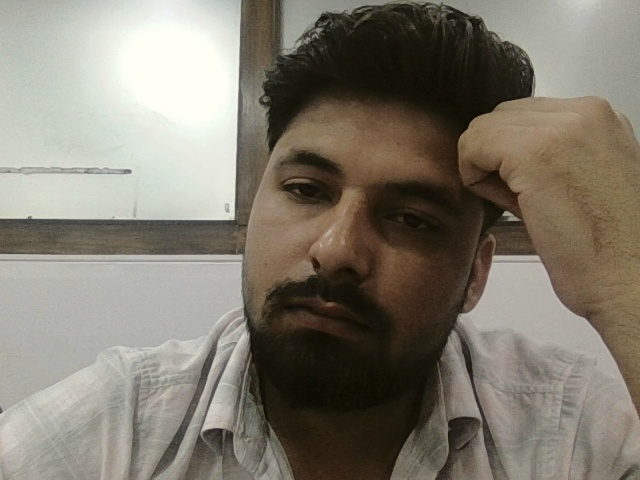
#> input picture evidence/photos/20260608_093947.jpg, 640 x 480 px; its folder holds only this picture in this run
$ python test_detector.py
#> lines starting #> are read from the running program, lines starting #| are printed output that depends on the picture
### face_detection/detector.py
import cv2


def detect_faces(image_path):

#> called with image_path = 'evidence/photos/20260608_093947.jpg'
    face_cascade = cv2.CascadeClassifier(
        cv2.data.haarcascades +
        "haarcascade_frontalface_default.xml"
    )

    image = cv2.imread(image_path)
#> image is the input picture: shape (480, 640, 3); mean B, G, R 110.6, 122.9, 128.7

    gray = cv2.cvtColor(
        image,
        cv2.COLOR_BGR2GRAY
    )
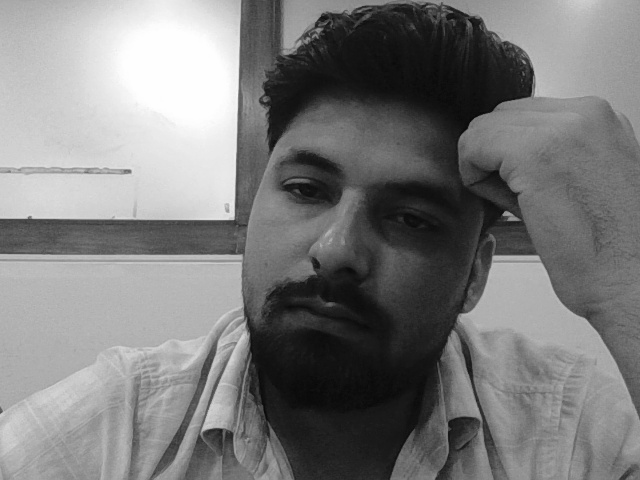
#> gray: shape (480, 640); min 7, max 254, mean 123.3

    faces = face_cascade.detectMultiScale(
        gray,
        scaleFactor=1.1,
        minNeighbors=5
    )
#> faces = [[208, 91, 284, 284]]

    return len(faces)

### face_detection/test_detector.py
from pathlib import Path
from face_detection.detector import detect_faces

photos = list(Path("evidence/photos").glob("*.jpg"))

latest_photo = max(
    photos,
    key=lambda p: p.stat().st_mtime
)

print("Latest Photo:", latest_photo)

count = detect_faces(str(latest_photo))
#> count = 1

print("Faces Found:", count)
#| Faces Found: 1

$ run again, on evidence/photos/20260608_104837.jpg
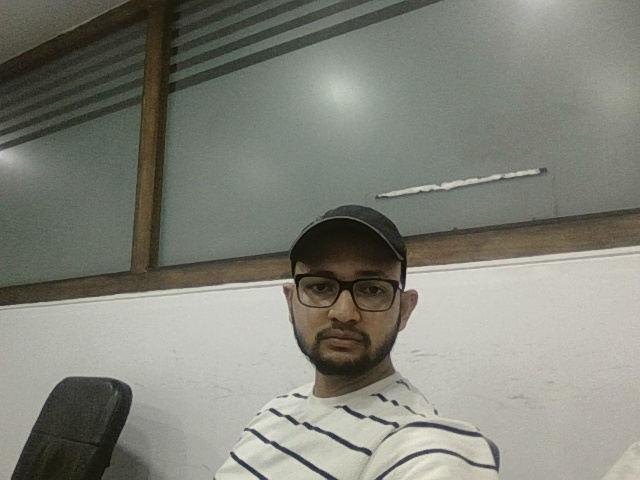
#> input picture evidence/photos/20260608_104837.jpg, 640 x 480 px
#> in detect_faces, image is the input picture: shape (480, 640, 3); mean B, G, R 121, 130.9, 129.7
#> in detect_faces, `gray = cv2.cvtColor( image, cv2.COLOR_BGR2GRAY )`:
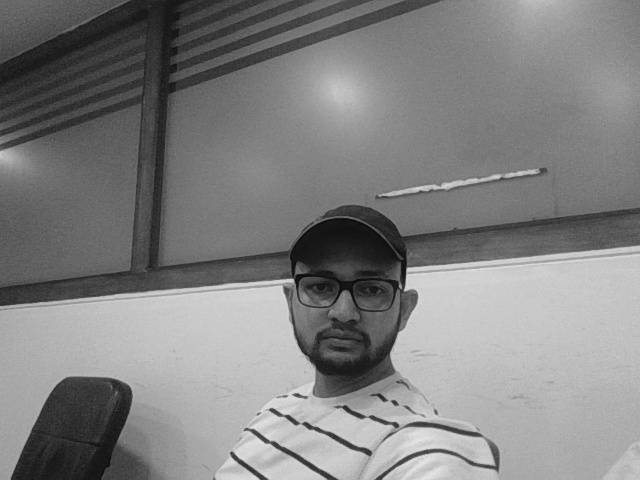
#> gray: shape (480, 640); min 6, max 234, mean 129.4
#> faces = [[283, 242, 126, 126]]
#> count = 1
#| Faces Found: 1

$ run again, on evidence/photos/20260608_105109.jpg
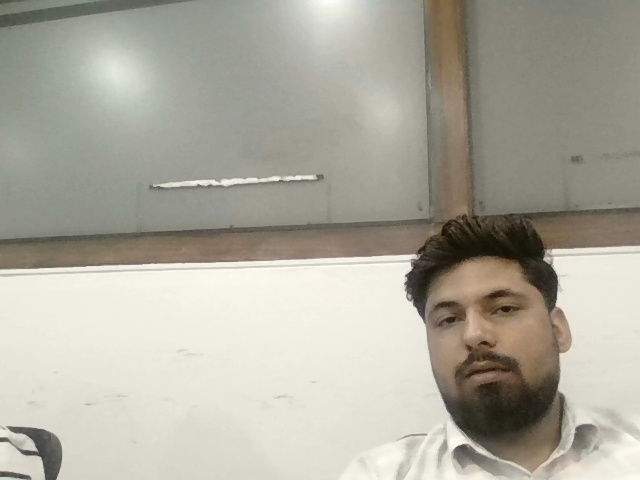
#> input picture evidence/photos/20260608_105109.jpg, 640 x 480 px
#> in detect_faces, image is the input picture: shape (480, 640, 3); mean B, G, R 158.6, 170.8, 173.8
#> in detect_faces, `gray = cv2.cvtColor( image, cv2.COLOR_BGR2GRAY )`:
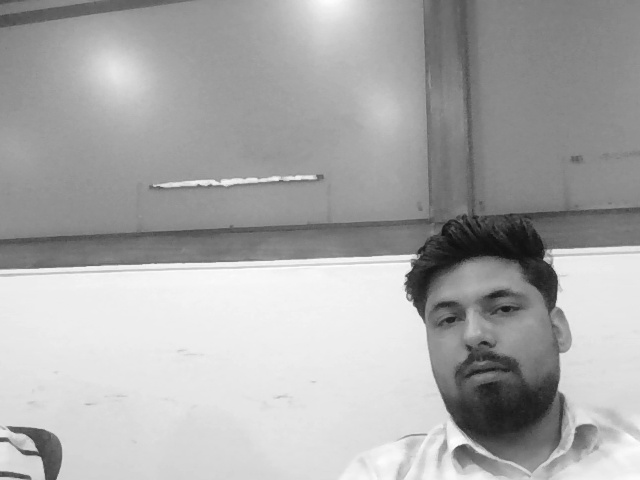
#> gray: shape (480, 640); min 15, max 254, mean 170.2
#> faces = [[403, 250, 153, 153]]
#> count = 1
#| Faces Found: 1

$ run again, on evidence/photos/20260608_144449.jpg
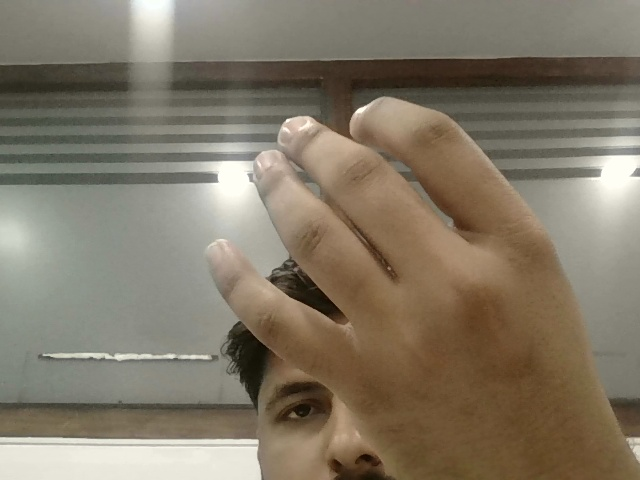
#> input picture evidence/photos/20260608_144449.jpg, 640 x 480 px
#> in detect_faces, image is the input picture: shape (480, 640, 3); mean B, G, R 103.2, 120.5, 130.5
#> in detect_faces, `gray = cv2.cvtColor( image, cv2.COLOR_BGR2GRAY )`:
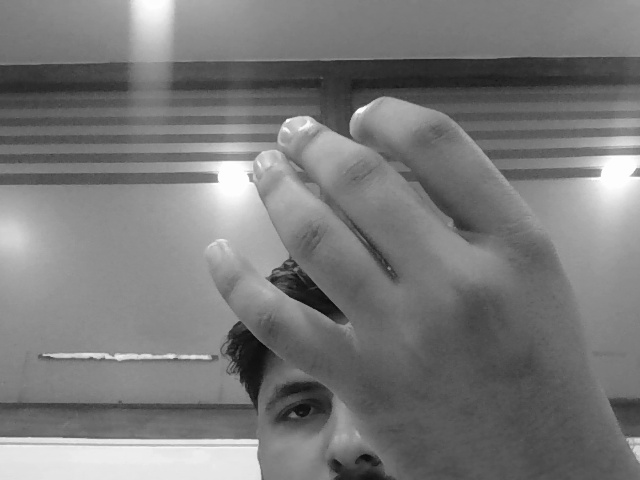
#> gray: shape (480, 640); min 5, max 255, mean 121.5
#> faces = ()
#> count = 0
#| Faces Found: 0

$ run again, on evidence/photos/20260608_094003.jpg
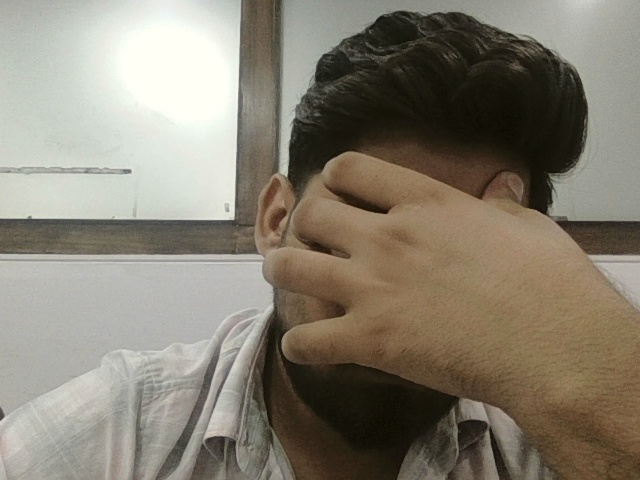
#> input picture evidence/photos/20260608_094003.jpg, 640 x 480 px
#> in detect_faces, image is the input picture: shape (480, 640, 3); mean B, G, R 113.1, 127.2, 134.3
#> in detect_faces, `gray = cv2.cvtColor( image, cv2.COLOR_BGR2GRAY )`:
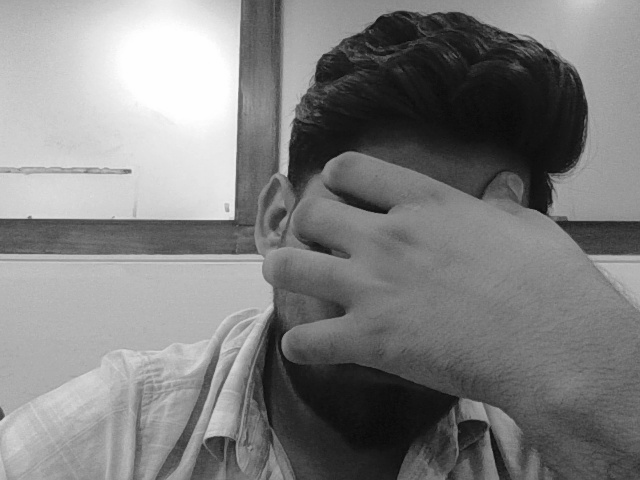
#> gray: shape (480, 640); min 9, max 254, mean 127.7
#> faces = ()
#> count = 0
#| Faces Found: 0
